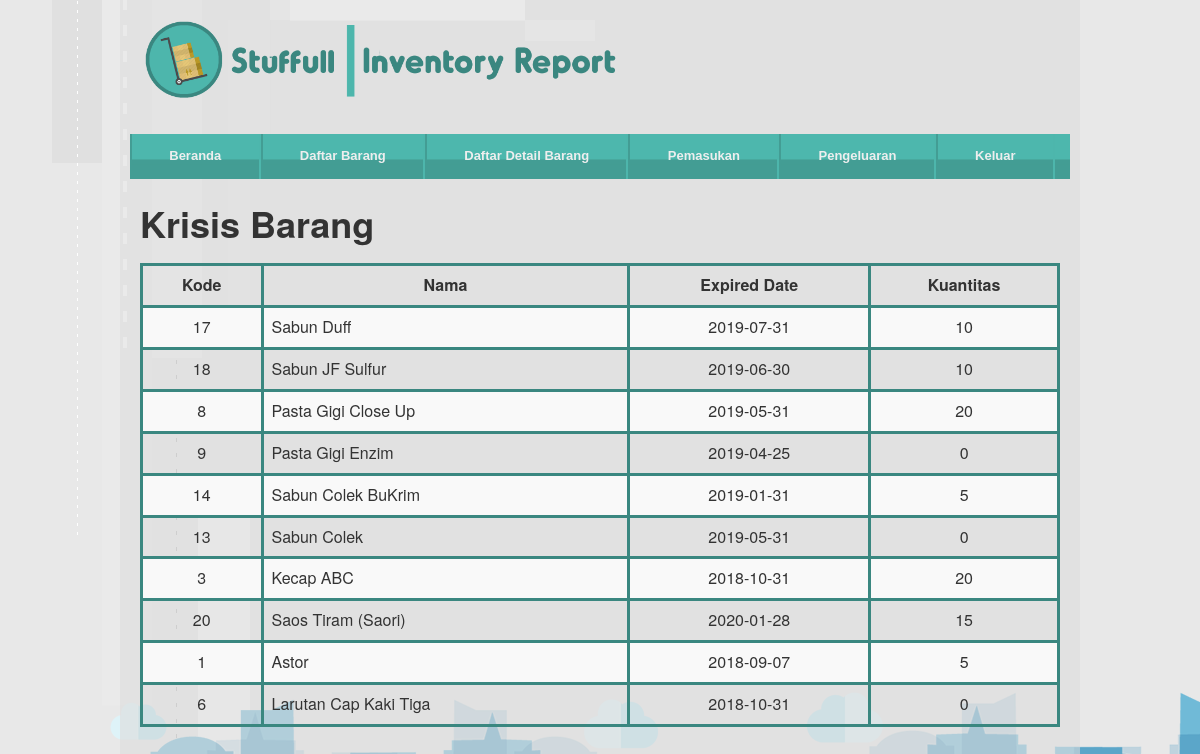
Page /krisisbarang.php (signed in) on the committed database.
### tables this page shows
CREATE TABLE `t_detail_barang` (
  `id_detail_barang` int(11) NOT NULL,
  `kode_barang` int(255) NOT NULL,
  `kadaluarsa` date NOT NULL,
  `kuantitas` int(11) NOT NULL
);

CREATE TABLE `t_barang` (
  `kode` int(11) NOT NULL,
  `nama` varchar(255) NOT NULL
);

### krisisbarang.php (the view, shortened to what this page needs)
<?php
    include("config.php");
?>
<html>
<head>
    <link rel="stylesheet" href="style.css"/>
    <link rel="stylesheet" href="bootstrap.min.css">
</head>
<body>
    <div class="pagewidth">
        <div class="header">
            <a href="index.php"><img src="logo.png" width="500"></a>
        </div>
        <div class="nav">
            <ul>
                <li><a href="index.php">Beranda</a></li>
                <li><a href="daftarbarang.php">Daftar Barang</a></li>
                <li><a href="daftardetailbarang.php">Daftar Detail Barang</a></li>
                <li><a href="pemasukanbarang.php">Pemasukan</a></li>
                <li><a href="pengeluaranbarang.php">Pengeluaran</a></li>
                <li><a href="logout.php">Keluar</a></li>
            </ul>
        </div>
        <div class="page-wrap">
            <h1><b>Krisis Barang</b></h1>
            <table><br>
                <div class="col-md-12">
                    <table class="table table-bordered table-hover table-striped">
                        <thead>
                            <tr>
                                <th>Kode</th>
                                <th>Nama</th>
                                <th>Expired Date</th>
                                <th>Kuantitas</th>
                            </tr>
                        </thead>
                        <tbody>
                          <?php
                          $query = "SELECT kode_barang, nama, kadaluarsa, kuantitas, id_detail_barang
                                    FROM t_barang, t_detail_barang
                                    WHERE kode = kode_barang
                                    AND t_detail_barang.kuantitas <= 20
                                    ORDER BY kode asc";
                          $result = mysqli_query($conn,$query) or die(mysqli_error());
                          ?>
                          <?php
                          $i = 1;
                          while( $row = mysqli_fetch_assoc($result) ) : ?>
                            <tr>
                              <td style="text-align: center"><?php echo $row['id_detail_barang'] ?></td>
                              <td><?php echo $row['nama'] ?></td>
                              <td style="text-align: center"><?php echo $row['kadaluarsa'] ?>
                              <td style="text-align: center"><?php echo $row['kuantitas'] ?>
                            </td>
                          </tr>
                          <?php
                          $i++; endwhile;
                          ?>
                        </tbody>
                    </table>
                </div>
            </table>
        </div>
    </div>
</body>
</html>

### style.css (style rules this page uses)
body { background: url(images/bg.png) fixed; }
table { width:75%; margin:0 auto; }
h1, h2 { font-weight:normal; margin:5px 0; }
div.pagewidth { width: 960px; margin: 0 auto; padding: 10px 10px; background-color: #ddd9; height: 100%; }
div.nav { margin-top: 25px; height: 50px; display: block; background: transparent url('images/nav.jpg') repeat-x scroll top left; }
div.nav ul li { display: inline-block; float: left; padding: 10px 34.25px; border-right: 2px solid #4db6ac; border-left: 2px solid #439d94; }
div.nav ul li a, div.nav ul li a:visited, div.nav ul li a:hover { float: left; text-decoration: none; color: #eee; font-weight: bold; padding: 3px; font-size: 13px; font-family: Arial, Helvetica, sans-serif; border-bottom: none; display: block; }
a, a:visited { color: #fff; text-decoration: none; }
* { margin: 0; padding: 0; }
div.nav ul { list-style: none; }
ul { font-size: 13px; }
ul { list-style: none; }
body { font: normal 11px Verdana, Helvetica, sans-serif; font-family: Verdana, Helvetica, sans-serif; font-weight: normal; font-size: 11px; color: #333333; }
div.page-wrap { padding: 10px 10px; clear: both; background-color: #ddd0; }

### rows in the picture
t_detail_barang: id_detail_barang "17", kode_barang.nama "Sabun Duff", kadaluarsa "2019-07-31", kuantitas "10"
t_detail_barang: id_detail_barang "18", kode_barang.nama "Sabun JF Sulfur", kadaluarsa "2019-06-30", kuantitas "10"
t_detail_barang: id_detail_barang "8", kode_barang.nama "Pasta Gigi Close Up", kadaluarsa "2019-05-31", kuantitas "20"
t_detail_barang: id_detail_barang "9", kode_barang.nama "Pasta Gigi Enzim", kadaluarsa "2019-04-25", kuantitas "0"
t_detail_barang: id_detail_barang "14", kode_barang.nama "Sabun Colek BuKrim", kadaluarsa "2019-01-31", kuantitas "5"
t_detail_barang: id_detail_barang "13", kode_barang.nama "Sabun Colek", kadaluarsa "2019-05-31", kuantitas "0"
t_detail_barang: id_detail_barang "3", kode_barang.nama "Kecap ABC", kadaluarsa "2018-10-31", kuantitas "20"
t_detail_barang: id_detail_barang "20", kode_barang.nama "Saos Tiram (Saori)", kadaluarsa "2020-01-28", kuantitas "15"
t_detail_barang: id_detail_barang "1", kode_barang.nama "Astor", kadaluarsa "2018-09-07", kuantitas "5"
t_detail_barang: id_detail_barang "6", kode_barang.nama "Larutan Cap Kaki Tiga", kadaluarsa "2018-10-31", kuantitas "0"
